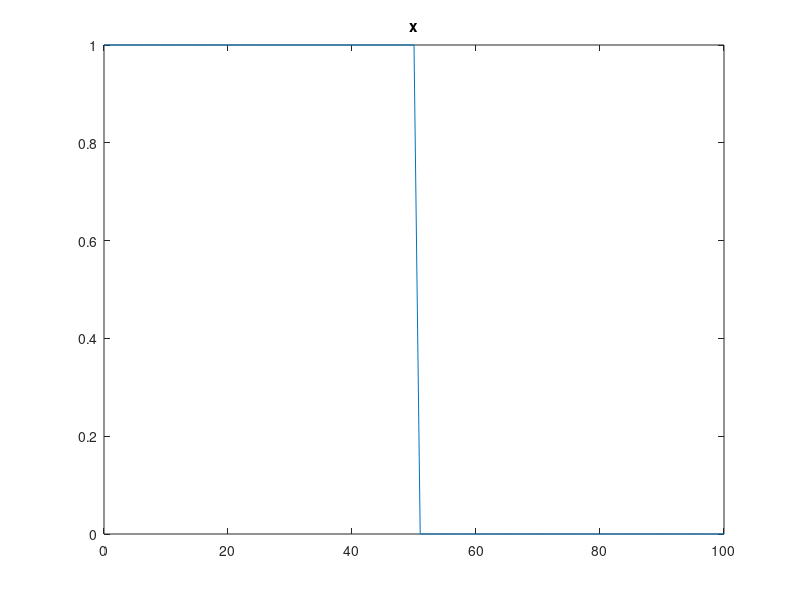
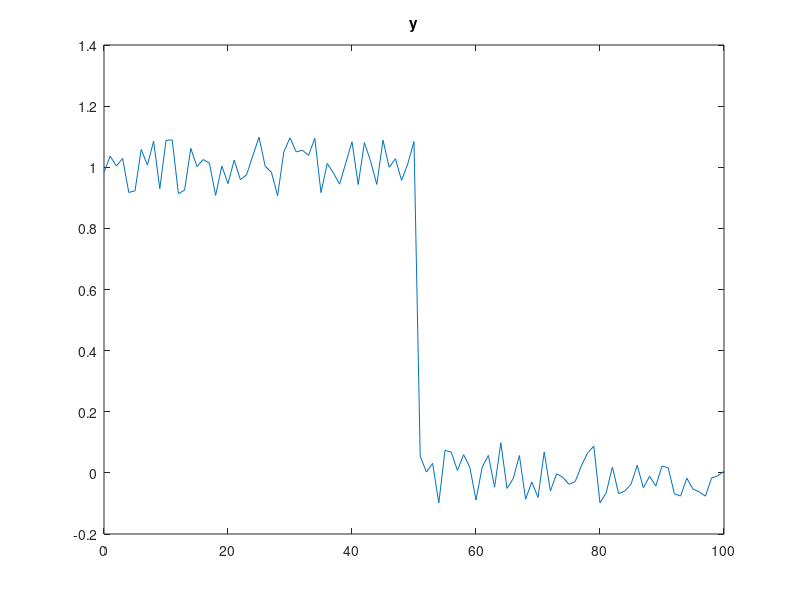
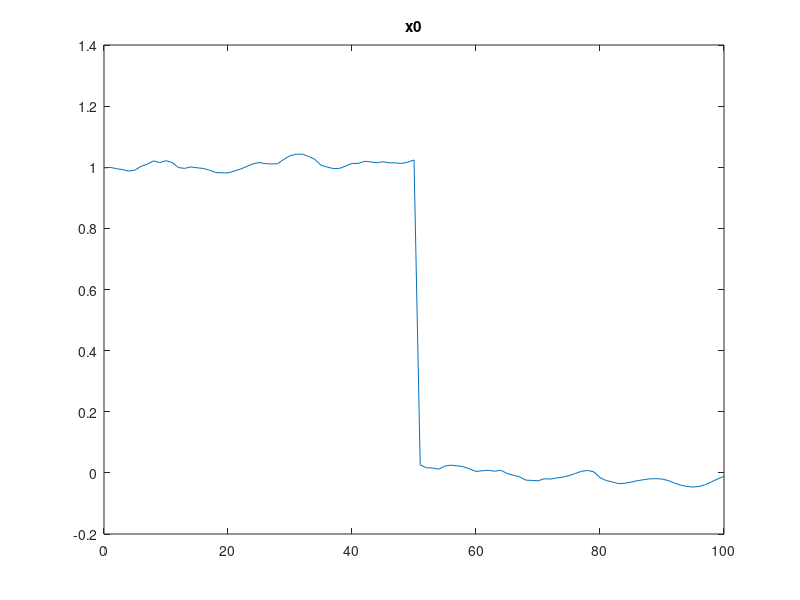

Write MATLAB code to recreate these figures, in order.
x = [ones(1,51),zeros(1,50)];
n = 0:100;
figure(1);
plot(n,x);
title("x");

an = 0.2;
noise = an*(rand(1,101)-0.5);
y = x + noise;
figure(2);
plot(n,y);
title("y");

L = 15;
k1 = 0.1;
k2 = 5;
C = zeros(1,100+L-(-L)+1);  %C[n]
sigma = zeros(1,100+L-(-L)+1);

% i = n - m
for i = L:-1:-L
    left_endpoint = min(0,i);
    right_endpoint = max(100,100+i);
    difference_C = zeros(1,right_endpoint-left_endpoint+1);  %y[n] - y[m] while calculating C
    if i >= 0
        difference_C(1:101) = y;
        difference_C(end-100:end) = difference_C(end-100:end) + (-1)*y;
        difference_sigma = difference_C(end-100:end);   %y[n] - y[m] while calculating sigma
    else
        difference_C(end-100:end) = difference_C(end-100:end) + y;
        difference_C(1:101) = difference_C(1:101) + (-1)*y;
        difference_sigma = difference_C(1:101);
    end
    C(left_endpoint+1+L:right_endpoint+1+L) = C(left_endpoint+1+L:right_endpoint+1+L) + exp(-k1*i^2)*exp(-k2*(difference_C.^2));
    sigma(i+L+1:i+L+1+100) = sigma(i+L+1:i+L+1+100) + exp(-k1*i^2)*exp(-k2*(difference_sigma.^2)).*y;
end

C = C(1+L:1+L+100); %C[0:100]
C = C.^(-1);
sigma = sigma(1+L:1+L+100); %sigma[0:100]

x0 = C.*sigma;
figure(3);
plot(n,x0);
title("x0");

